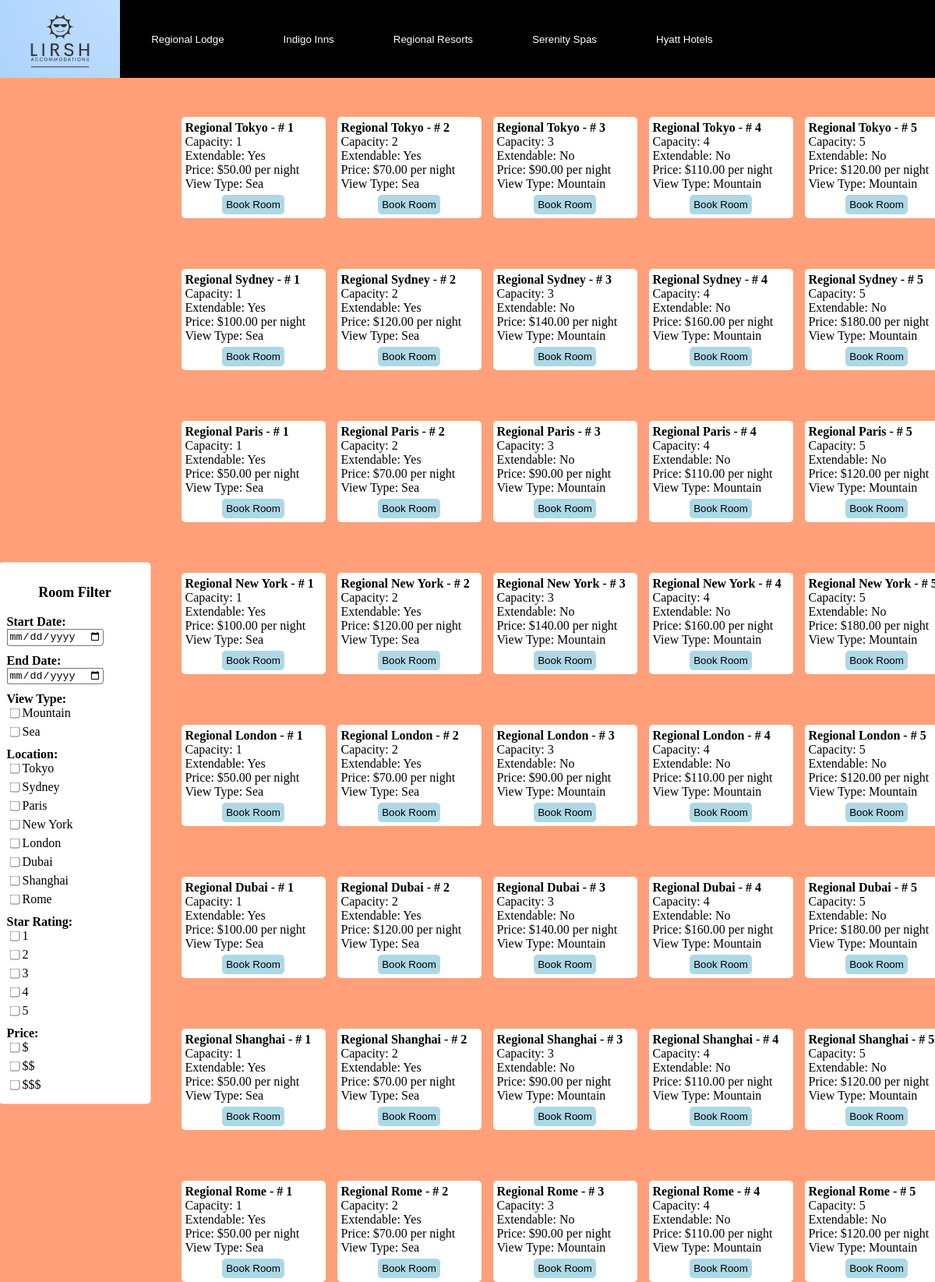
/regional.php, run on the app's committed database.
### tables this page shows
CREATE TABLE Room (
    room_number INT,
    capacity INT,
    view_type VARCHAR(255),
    price DECIMAL(10, 2),
    extendable BOOLEAN,
    hotel_name VARCHAR(255),
    room_status VARCHAR(255) DEFAULT 'available',
    INDEX hotel_name_index (hotel_name),
    FOREIGN KEY (hotel_name) REFERENCES Hotel(hotel_name)
);

### regional.php (the view, shortened to what this page needs)
<!DOCTYPE html>
<html>
<head>
</head>
<body>
  <div class="header">
    <button class="logo-button" onclick="use_header('index')">
      <img src="logo.png">
    </button>
    <button class="header-button" onclick="use_header('Regional')">Regional Lodge</button>
    <button class="header-button" onclick="use_header('indigo')">Indigo Inns</button>
    <button class="header-button" onclick="use_header('regional')">Regional Resorts</button>
    <button class="header-button" onclick="use_header('serenity')">Serenity Spas</button>
    <button class="header-button" onclick="use_header('hyatt')">Hyatt Hotels</button>
  </div>
   <div class="filter-box">
        <p class="filter-label">Room Filter</p>
        <div class="filter-options">
          <label>Start Date:</label>
          <div class="date-item"><input type="date" id = "start-date" onchange = "apply_filter()"></div>
          <label>End Date:</label>
          <div class="date-item"><input type="date" id = "end-date" onchange = "apply_filter()"></div>
          <label>View Type:</label>
          <div class="checkbox-item"><input type="checkbox" id = "mountain-view" onchange = "apply_filter()">Mountain</div>
          <div class="checkbox-item"><input type="checkbox" id = "sea-view" onchange = "apply_filter()">Sea</div>
          <label>Location:</label>
          <div class="checkbox-item"><input type="checkbox" id = "tokyo" onchange = "apply_filter()">Tokyo</div>
          <div class="checkbox-item"><input type="checkbox" id = "sydney" onchange = "apply_filter()">Sydney</div>
          <div class="checkbox-item"><input type="checkbox" id = "paris" onchange = "apply_filter()">Paris</div>
          <div class="checkbox-item"><input type="checkbox" id = "ny" onchange = "apply_filter()">New York</div>
          <div class="checkbox-item"><input type="checkbox" id = "london" onchange = "apply_filter()">London</div>
          <div class="checkbox-item"><input type="checkbox" id = "dubai" onchange = "apply_filter()">Dubai</div>
          <div class="checkbox-item"><input type="checkbox" id = "shanghai" onchange = "apply_filter()">Shanghai</div>
          <div class="checkbox-item"><input type="checkbox" id = "rome" onchange = "apply_filter()">Rome</div>
          <label>Star Rating:</label>
          <div class="checkbox-item"><input type="checkbox" id = "one-star" onchange = "apply_filter()">1</div>
          <div class="checkbox-item"><input type="checkbox" id = "two-star" onchange = "apply_filter()">2</div>
          <div class="checkbox-item"><input type="checkbox" id = "three-star" onchange = "apply_filter()">3</div>
          <div class="checkbox-item"><input type="checkbox" id = "four-star" onchange = "apply_filter()">4</div>
          <div class="checkbox-item"><input type="checkbox" id = "five-star" onchange = "apply_filter()">5</div>
          <label>Price:</label>
          <div class="checkbox-item"><input type="checkbox" id = "low" onchange = "apply_filter()">$</div>
          <div class="checkbox-item"><input type="checkbox" id = "mid" onchange = "apply_filter()">$$</div>
          <div class="checkbox-item"><input type="checkbox" id = "high" onchange = "apply_filter()">$$$</div>
        </div>
      </div>
    <div class="room-list">
        <?php
        $conn = new mysqli("localhost", "u547136864_jameshepburn", "James@300191654", "u547136864_ehotels");
        $locations = array(
            "Tokyo" => "Regional tokyo",
            "Sydney" => "Regional sydney",
            "Paris" => "Regional paris",
            "New York" => "Regional new york",
            "London" => "Regional london",
            "Dubai" => "Regional dubai",
            "Shanghai" => "Regional shanghai",
            "Rome" => "Regional rome"
        );
        foreach ($locations as $location => $hotel_name) {
            $query = "SELECT r.*, h.number_of_stars AS category
                      FROM Room r
                      INNER JOIN Hotel h ON r.hotel_name = h.hotel_name
                      WHERE r.hotel_name = '$hotel_name'";
            $result = $conn->query($query);
            while ($row = $result->fetch_assoc()) {
                echo "<div class='room-item' data-view-type='" . $row["view_type"] . "' data-star-rating='" . $row["category"] . "' data-hotel-name='" . $row["hotel_name"] . "' data-cost='" . $row["price"] . "'>";
                echo "<strong>" . $row["hotel_name"] . " - # " . $row["room_number"] . "</strong>" . "<br>";
                echo "Capacity: " . $row["capacity"] . "<br>";
                echo "Extendable: " . ($row["extendable"] ? "Yes" : "No") . "<br>";
                echo "Price: $" . $row["price"] . " per night<br>";
                echo "View Type: " . $row["view_type"] . "<br>";
                echo "<button class='book-button' onclick=\"ToBooking('bookroom.php', '{$row["hotel_name"]}', '{$row["room_number"]}', '{$row["capacity"]}', '{$row["price"]}', '{$row["view_type"]}')\">Book Room</button>";
                echo "</div>";
            }
        }
        ?>
    </div>
</body>
</html>

### regional.php (style rules this page uses)
body { background-color: lightsalmon; margin: 0; padding: 0; text-align: center; }
.header { background-color: black; text-align: left; }
.logo-button { top: 0; left: 0; padding: 0; }
.header-button { margin: 0 30px; }
.header-button, .logo-button img, .logo-button { background-color: transparent; color: white; border: none; height: 100px; vertical-align: middle; cursor: pointer; }
.filter-box { background-color: #fff; width: 175px; height: 675px; padding: 10px; border-radius: 5px; box-shadow: 0 0 10px rgba (0, 0, 0, 0.2); position: absolute; top: 65%; left: 8%; transform: translate(-50%, -50%); text-align: left; }
.filter-label { font-weight: bolder; font-size: large; text-align: center; }
.checkbox-item, .date-item { display: flex; align-items: center; margin-bottom: 5px; }
label { font-weight: bold; margin-top: 10px; display: block; }
.room-list { display: grid; grid-template-columns: repeat(5, 1fr); gap: 15px; justify-content: center; margin-left: 250px; }
.room-item { text-align: left; display: inline-block; margin-top: 50px; background-color: white; padding: 5px; border-radius: 5px; width: 175px; }
.book-button { display: block; margin: 0 auto; background-color: lightblue; border: none; padding: 5px; margin-top: 5px; border-radius: 5px; cursor: pointer; }

### data on the page
room: hotel_name "Regional Tokyo", room_number "1", capacity "1", extendable "Yes", price "50.00", view_type "Sea"
room: hotel_name "Regional Tokyo", room_number "2", capacity "2", extendable "Yes", price "70.00", view_type "Sea"
room: hotel_name "Regional Tokyo", room_number "3", capacity "3", extendable "No", price "90.00", view_type "Mountain"
room: hotel_name "Regional Tokyo", room_number "4", capacity "4", extendable "No", price "110.00", view_type "Mountain"
room: hotel_name "Regional Tokyo", room_number "5", capacity "5", extendable "No", price "120.00", view_type "Mountain"
room: hotel_name "Regional Sydney", room_number "1", capacity "1", extendable "Yes", price "100.00", view_type "Sea"
room: hotel_name "Regional Sydney", room_number "2", capacity "2", extendable "Yes", price "120.00", view_type "Sea"
room: hotel_name "Regional Sydney", room_number "3", capacity "3", extendable "No", price "140.00", view_type "Mountain"
room: hotel_name "Regional Sydney", room_number "4", capacity "4", extendable "No", price "160.00", view_type "Mountain"
room: hotel_name "Regional Sydney", room_number "5", capacity "5", extendable "No", price "180.00", view_type "Mountain"
room: hotel_name "Regional Paris", room_number "1", capacity "1", extendable "Yes", price "50.00", view_type "Sea"
room: hotel_name "Regional Paris", room_number "2", capacity "2", extendable "Yes", price "70.00", view_type "Sea"
room: hotel_name "Regional Paris", room_number "3", capacity "3", extendable "No", price "90.00", view_type "Mountain"
room: hotel_name "Regional Paris", room_number "4", capacity "4", extendable "No", price "110.00", view_type "Mountain"
room: hotel_name "Regional Paris", room_number "5", capacity "5", extendable "No", price "120.00", view_type "Mountain"
room: hotel_name "Regional New York", room_number "1", capacity "1", extendable "Yes", price "100.00", view_type "Sea"
room: hotel_name "Regional New York", room_number "2", capacity "2", extendable "Yes", price "120.00", view_type "Sea"
room: hotel_name "Regional New York", room_number "3", capacity "3", extendable "No", price "140.00", view_type "Mountain"
room: hotel_name "Regional New York", room_number "4", capacity "4", extendable "No", price "160.00", view_type "Mountain"
room: hotel_name "Regional New York", capacity "5", extendable "No", price "180.00", view_type "Mountain"
room: hotel_name "Regional London", room_number "1", capacity "1", extendable "Yes", price "50.00", view_type "Sea"
room: hotel_name "Regional London", room_number "2", capacity "2", extendable "Yes", price "70.00", view_type "Sea"
room: hotel_name "Regional London", room_number "3", capacity "3", extendable "No", price "90.00", view_type "Mountain"
room: hotel_name "Regional London", room_number "4", capacity "4", extendable "No", price "110.00", view_type "Mountain"
room: hotel_name "Regional London", room_number "5", capacity "5", extendable "No", price "120.00", view_type "Mountain"
room: hotel_name "Regional Dubai", room_number "1", capacity "1", extendable "Yes", price "100.00", view_type "Sea"
room: hotel_name "Regional Dubai", room_number "2", capacity "2", extendable "Yes", price "120.00", view_type "Sea"
room: hotel_name "Regional Dubai", room_number "3", capacity "3", extendable "No", price "140.00", view_type "Mountain"
room: hotel_name "Regional Dubai", room_number "4", capacity "4", extendable "No", price "160.00", view_type "Mountain"
room: hotel_name "Regional Dubai", room_number "5", capacity "5", extendable "No", price "180.00", view_type "Mountain"
room: hotel_name "Regional Shanghai", room_number "1", capacity "1", extendable "Yes", price "50.00", view_type "Sea"
room: hotel_name "Regional Shanghai", room_number "2", capacity "2", extendable "Yes", price "70.00", view_type "Sea"
room: hotel_name "Regional Shanghai", room_number "3", capacity "3", extendable "No", price "90.00", view_type "Mountain"
room: hotel_name "Regional Shanghai", room_number "4", capacity "4", extendable "No", price "110.00", view_type "Mountain"
room: hotel_name "Regional Shanghai", room_number "5", capacity "5", extendable "No", price "120.00", view_type "Mountain"
room: hotel_name "Regional Rome", room_number "1", capacity "1", extendable "Yes", price "50.00", view_type "Sea"
room: hotel_name "Regional Rome", room_number "2", capacity "2", extendable "Yes", price "70.00", view_type "Sea"
room: hotel_name "Regional Rome", room_number "3", capacity "3", extendable "No", price "90.00", view_type "Mountain"
room: hotel_name "Regional Rome", room_number "4", capacity "4", extendable "No", price "110.00", view_type "Mountain"
room: hotel_name "Regional Rome", room_number "5", capacity "5", extendable "No", price "120.00", view_type "Mountain"
